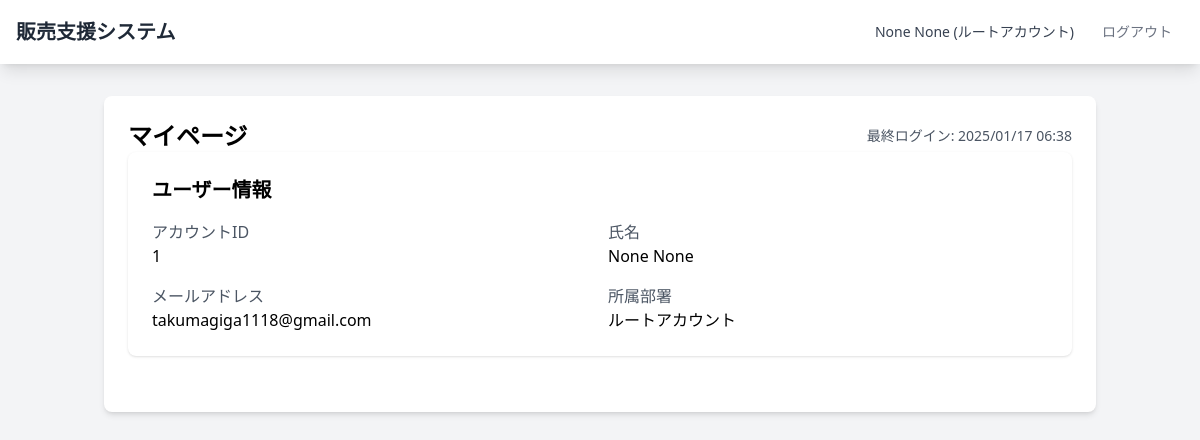
Screenshot of / (signed in) with the database file from the repository.
### accounts/models.py (models this page shows, shortened)
class User(AbstractBaseUser, PermissionsMixin):
    ACCOUNT_TYPES = (
        ('root', 'Root'),
        ('employee', 'Employee'),
    )
    account_id = models.CharField(
        verbose_name=_("account_id"),
        unique=True,
        max_length=10
    )
    account_type = models.CharField(
        verbose_name=_("account_type"),
        max_length=10,
        choices=ACCOUNT_TYPES,
        default='employee'
    )
    email = models.EmailField(
        verbose_name=_("email"),
        unique=True
    )
    first_name = models.CharField(
        verbose_name=_("first_name"),
        max_length=150,
        null=True,
        blank=False
    )
    last_name = models.CharField(
        verbose_name=_("last_name"),
        max_length=150,
        null=True,
        blank=False
    )
    is_staff = models.BooleanField(
        verbose_name=_("staff status"),
        default=False
    )
    is_superuser = models.BooleanField(
        verbose_name=_("is_superuser"),
        default=False
    )
    department = models.ForeignKey(
        'Department',
        verbose_name=_("department"),
        on_delete=models.PROTECT,
        null=True,
        blank=True
    )
    created_at = models.DateTimeField(
        verbose_name=_("created_at"),
        auto_now_add=True
    )
    updated_at = models.DateTimeField(
        verbose_name=_("updated_at"),
        auto_now=True
    )
    objects = UserManager()
    USERNAME_FIELD = 'account_id'
    REQUIRED_FIELDS = ['email']

### accounts/views.py (the view)
# urls.py: path("", views.IndexView.as_view(), name="index"),
class IndexView(TemplateView):
    template_name = "index.html"
    def get_context_data(self, **kwargs):
        context = super().get_context_data(**kwargs)
        user = self.request.user
        if user.is_authenticated:
            if user.department == '製品管理部' or user.account_type == 'root':
                context['total_products'] = Product.objects.count()
        return context

### templates/index.html (shortened to what this page needs)
{% extends 'base.html' %}
{% block title %}
{% if user.is_authenticated %}
<div class="flex justify-between items-center">
    <h1 class="text-2xl font-bold">マイページ</h1>
    <div class="text-sm text-gray-600">
        最終ログイン: {{ user.last_login|date:"Y/m/d H:i" }}
    </div>
</div>
{% else %}
<div class="text-2xl font-bold">メインメニュー</div>
{% endif %}
{% endblock %}
{% block content %}
{% if user.is_authenticated %}
    <div class="mb-8 bg-white rounded-lg shadow p-6">
        <h2 class="text-xl font-semibold mb-4">ユーザー情報</h2>
        <div class="grid grid-cols-2 gap-4">
            <div>
                <p class="text-gray-600">アカウントID</p>
                <p class="font-medium">{{ user.account_id }}</p>
            </div>
            <div>
                <p class="text-gray-600">氏名</p>
                <p class="font-medium">{{ user.last_name }} {{ user.first_name }}</p>
            </div>
            <div>
                <p class="text-gray-600">メールアドレス</p>
                <p class="font-medium">{{ user.email }}</p>
            </div>
            <div>
                <p class="text-gray-600">所属部署</p>
                <p class="font-medium">{{ user.department.name|default:"ルートアカウント" }}</p>
            </div>
        </div>
    </div>
{% endif %}
{% endblock %}

### templates/base.html (shortened to what this page needs)
<!DOCTYPE html>
<html lang="ja">
<head>
    <script src="https://cdn.tailwindcss.com"></script>
</head>
<body class="bg-gray-100 min-h-screen">
    {% if user.is_authenticated %}
    <nav class="bg-white shadow-lg">
        <div class="max-w-7xl mx-auto px-4">
            <div class="flex justify-between h-16">
                <div class="flex">
                    <div class="flex-shrink-0 flex items-center">
                        <a href="{% url 'accounts:index' %}" class="text-xl font-bold text-gray-800">
                            販売支援システム
                        </a>
                    </div>
                </div>
                <div class="flex items-center">
                    <span class="text-gray-700 text-sm mr-4">
                        {{ user.first_name }} {{ user.last_name }}
                        {% if user.department %}
                        ({{ user.department.name }})
                        {% else %}
                        (ルートアカウント)
                        {% endif %}
                    </span>
                    <form method="post" action="{% url 'accounts:logout' %}" class="inline">
                        <button type="submit" class="text-gray-500 hover:text-gray-700 px-3 py-2 rounded-md text-sm font-medium">
                            ログアウト
                        </button>
                    </form>
                </div>
            </div>
        </div>
    </nav>
    {% endif %}
    <div class="container mx-auto px-4 py-8">
        <div class="max-w-7xl mx-auto bg-white rounded-lg shadow-md p-6">
            {% block title %}
            {% endblock %}
            {% block content %}
            {% endblock %}
        </div>
    </div>
</body>
</html>

### rows the page displays
User: first_name "None", last_name "None", last_login "2025/01/17 06:38", account_id "1", email "takumagiga1118@gmail.com", department.name "ルートアカウント"
